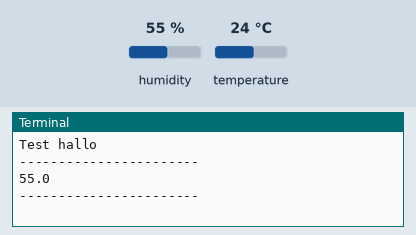
Recording of a program running on a simulated Raspberry Pi (BCM pin numbers). On the bench: the last lines printed to the terminal. The test bench sets the inputs (shaded band); at power-on: humidity 55 %, temperature 24 °C.

Above: at 1.2 s.
1.3 s: humidity set to 22 %
At 3.1 s:
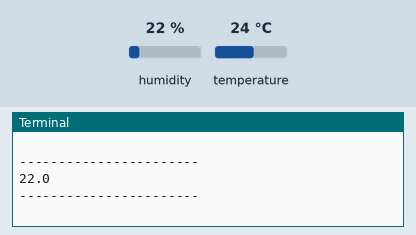
3.4 s: humidity set to 40 %
At 4.2 s:
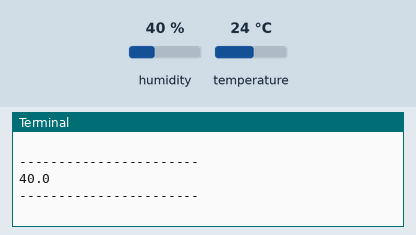
Timing chart, 0 to 6.4 s (numbered marks = the images above; inputs shaded):
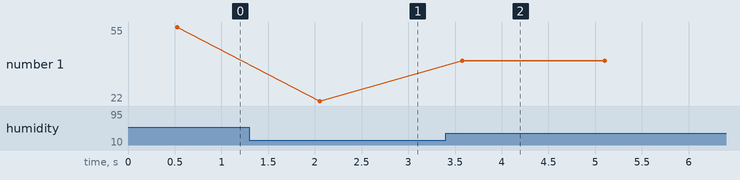

The program:

hydro_test.py
```python
import RPi.GPIO as GPIO
import Adafruit_DHT
import time
import sys

sleeptime = 1

DHTSensor = Adafruit_DHT.DHT11

GPIO_Pin = 23

print("Test hallo")

try:
    while(1):
        Luftfeuchte, Temperatur = Adafruit_DHT.read_retry(DHTSensor, GPIO_Pin)

        print("-----------------------")
        if Luftfeuchte is not None:
            print(Luftfeuchte)
        else:
            print("Fehler beim Auslesen!!!!")
        print("-----------------------")
        print("")
        time.sleep(sleeptime)

except KeyboardInterrupt:
    sys.exit(0)
```

Measured:
- after the input at 1.3 s, the terminal: prints a new line after 0.75 s (image 1)
- after the input at 3.4 s, the terminal: prints a new line after 0.18 s (image 2)
- plotted number 1: 55 → 22 after the input at 1.3 s, 22 → 40 after the input at 3.4 s
